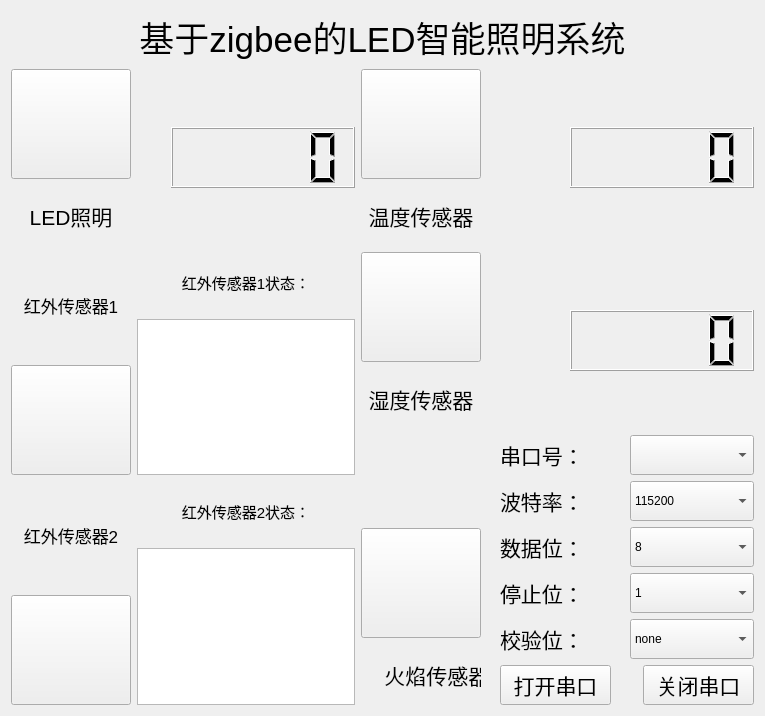
<?xml version="1.0" encoding="UTF-8"?>
<ui version="4.0">
 <class>Widget</class>
 <widget class="QWidget" name="Widget">
  <property name="geometry">
   <rect>
    <x>0</x>
    <y>0</y>
    <width>765</width>
    <height>682</height>
   </rect>
  </property>
  <property name="windowTitle">
   <string>Widget</string>
  </property>
  <layout class="QGridLayout" name="gridLayout_3">
   <item row="0" column="0">
    <widget class="QLabel" name="label">
     <property name="font">
      <font>
       <pointsize>26</pointsize>
      </font>
     </property>
     <property name="text">
      <string>基于zigbee的LED智能照明系统</string>
     </property>
     <property name="alignment">
      <set>Qt::AlignCenter</set>
     </property>
    </widget>
   </item>
   <item row="1" column="0">
    <layout class="QHBoxLayout" name="horizontalLayout_8">
     <item>
      <layout class="QVBoxLayout" name="verticalLayout_11">
       <item>
        <layout class="QHBoxLayout" name="horizontalLayout_6">
         <item>
          <layout class="QVBoxLayout" name="verticalLayout_3">
           <item>
            <widget class="QPushButton" name="pushButton_smoke">
             <property name="minimumSize">
              <size>
               <width>120</width>
               <height>110</height>
              </size>
             </property>
             <property name="styleSheet">
              <string notr="true">border-image: url(:/img/灯.png);</string>
             </property>
             <property name="text">
              <string/>
             </property>
            </widget>
           </item>
           <item>
            <widget class="QLabel" name="label_9">
             <property name="minimumSize">
              <size>
               <width>120</width>
               <height>61</height>
              </size>
             </property>
             <property name="font">
              <font>
               <pointsize>16</pointsize>
              </font>
             </property>
             <property name="text">
              <string>LED照明</string>
             </property>
             <property name="alignment">
              <set>Qt::AlignCenter</set>
             </property>
            </widget>
           </item>
          </layout>
         </item>
         <item>
          <spacer name="horizontalSpacer_3">
           <property name="orientation">
            <enum>Qt::Horizontal</enum>
           </property>
           <property name="sizeHint" stdset="0">
            <size>
             <width>13</width>
             <height>20</height>
            </size>
           </property>
          </spacer>
         </item>
         <item>
          <widget class="QLCDNumber" name="lcdNumber_smoke">
           <property name="minimumSize">
            <size>
             <width>184</width>
             <height>61</height>
            </size>
           </property>
           <property name="maximumSize">
            <size>
             <width>184</width>
             <height>61</height>
            </size>
           </property>
          </widget>
         </item>
        </layout>
       </item>
       <item>
        <spacer name="verticalSpacer_6">
         <property name="orientation">
          <enum>Qt::Vertical</enum>
         </property>
         <property name="sizeHint" stdset="0">
          <size>
           <width>20</width>
           <height>20</height>
          </size>
         </property>
        </spacer>
       </item>
       <item>
        <layout class="QVBoxLayout" name="verticalLayout_10">
         <item>
          <layout class="QHBoxLayout" name="horizontalLayout_2">
           <item>
            <layout class="QVBoxLayout" name="verticalLayout_2">
             <item>
              <widget class="QLabel" name="label_3">
               <property name="minimumSize">
                <size>
                 <width>120</width>
                 <height>61</height>
                </size>
               </property>
               <property name="font">
                <font>
                 <pointsize>13</pointsize>
                </font>
               </property>
               <property name="text">
                <string>红外传感器1</string>
               </property>
               <property name="alignment">
                <set>Qt::AlignCenter</set>
               </property>
              </widget>
             </item>
             <item>
              <widget class="QPushButton" name="pushButton_IR1">
               <property name="minimumSize">
                <size>
                 <width>120</width>
                 <height>110</height>
                </size>
               </property>
               <property name="styleSheet">
                <string notr="true">border-image: url(:/img/蓝人像.png);</string>
               </property>
               <property name="text">
                <string/>
               </property>
              </widget>
             </item>
            </layout>
           </item>
           <item>
            <layout class="QVBoxLayout" name="verticalLayout_7">
             <item>
              <widget class="QLabel" name="label_13">
               <property name="minimumSize">
                <size>
                 <width>120</width>
                 <height>61</height>
                </size>
               </property>
               <property name="font">
                <font>
                 <pointsize>11</pointsize>
                </font>
               </property>
               <property name="text">
                <string>红外传感器1状态：</string>
               </property>
               <property name="alignment">
                <set>Qt::AlignCenter</set>
               </property>
              </widget>
             </item>
             <item>
              <widget class="QTextEdit" name="textEdit_IR1">
               <property name="readOnly">
                <bool>true</bool>
               </property>
              </widget>
             </item>
            </layout>
           </item>
          </layout>
         </item>
         <item>
          <spacer name="verticalSpacer_5">
           <property name="orientation">
            <enum>Qt::Vertical</enum>
           </property>
           <property name="sizeHint" stdset="0">
            <size>
             <width>20</width>
             <height>13</height>
            </size>
           </property>
          </spacer>
         </item>
         <item>
          <layout class="QHBoxLayout" name="horizontalLayout_5">
           <item>
            <layout class="QVBoxLayout" name="verticalLayout">
             <item>
              <widget class="QLabel" name="label_2">
               <property name="minimumSize">
                <size>
                 <width>120</width>
                 <height>61</height>
                </size>
               </property>
               <property name="font">
                <font>
                 <pointsize>13</pointsize>
                </font>
               </property>
               <property name="text">
                <string>红外传感器2</string>
               </property>
               <property name="alignment">
                <set>Qt::AlignCenter</set>
               </property>
              </widget>
             </item>
             <item>
              <widget class="QPushButton" name="pushButton_IR2">
               <property name="minimumSize">
                <size>
                 <width>120</width>
                 <height>110</height>
                </size>
               </property>
               <property name="styleSheet">
                <string notr="true">border-image: url(:/img/蓝人像.png);</string>
               </property>
               <property name="text">
                <string/>
               </property>
              </widget>
             </item>
            </layout>
           </item>
           <item>
            <layout class="QVBoxLayout" name="verticalLayout_8">
             <item>
              <widget class="QLabel" name="label_14">
               <property name="minimumSize">
                <size>
                 <width>120</width>
                 <height>61</height>
                </size>
               </property>
               <property name="font">
                <font>
                 <pointsize>11</pointsize>
                </font>
               </property>
               <property name="text">
                <string>红外传感器2状态：</string>
               </property>
               <property name="alignment">
                <set>Qt::AlignCenter</set>
               </property>
              </widget>
             </item>
             <item>
              <widget class="QTextEdit" name="textEdit_IR2">
               <property name="readOnly">
                <bool>true</bool>
               </property>
              </widget>
             </item>
            </layout>
           </item>
          </layout>
         </item>
        </layout>
       </item>
      </layout>
     </item>
     <item>
      <layout class="QVBoxLayout" name="verticalLayout_12">
       <item>
        <layout class="QVBoxLayout" name="verticalLayout_9">
         <item>
          <layout class="QHBoxLayout" name="horizontalLayout_4">
           <item>
            <layout class="QVBoxLayout" name="verticalLayout_5">
             <item>
              <widget class="QPushButton" name="pushButton_temperature">
               <property name="minimumSize">
                <size>
                 <width>120</width>
                 <height>110</height>
                </size>
               </property>
               <property name="styleSheet">
                <string notr="true">border-image: url(:/img/温度计.png);</string>
               </property>
               <property name="text">
                <string/>
               </property>
              </widget>
             </item>
             <item>
              <widget class="QLabel" name="label_12">
               <property name="minimumSize">
                <size>
                 <width>120</width>
                 <height>61</height>
                </size>
               </property>
               <property name="font">
                <font>
                 <pointsize>16</pointsize>
                </font>
               </property>
               <property name="text">
                <string>温度传感器</string>
               </property>
               <property name="alignment">
                <set>Qt::AlignCenter</set>
               </property>
              </widget>
             </item>
            </layout>
           </item>
           <item>
            <spacer name="horizontalSpacer_9">
             <property name="orientation">
              <enum>Qt::Horizontal</enum>
             </property>
             <property name="sizeHint" stdset="0">
              <size>
               <width>13</width>
               <height>20</height>
              </size>
             </property>
            </spacer>
           </item>
           <item>
            <widget class="QLCDNumber" name="lcdNumber_temperature">
             <property name="minimumSize">
              <size>
               <width>184</width>
               <height>61</height>
              </size>
             </property>
             <property name="maximumSize">
              <size>
               <width>184</width>
               <height>61</height>
              </size>
             </property>
            </widget>
           </item>
          </layout>
         </item>
         <item>
          <layout class="QHBoxLayout" name="horizontalLayout_3">
           <item>
            <layout class="QVBoxLayout" name="verticalLayout_6">
             <item>
              <widget class="QPushButton" name="pushButton_humidity">
               <property name="minimumSize">
                <size>
                 <width>120</width>
                 <height>110</height>
                </size>
               </property>
               <property name="styleSheet">
                <string notr="true">border-image: url(:/img/温湿度传感器.png);</string>
               </property>
               <property name="text">
                <string/>
               </property>
              </widget>
             </item>
             <item>
              <widget class="QLabel" name="label_11">
               <property name="minimumSize">
                <size>
                 <width>120</width>
                 <height>61</height>
                </size>
               </property>
               <property name="font">
                <font>
                 <pointsize>16</pointsize>
                </font>
               </property>
               <property name="text">
                <string>湿度传感器</string>
               </property>
               <property name="alignment">
                <set>Qt::AlignCenter</set>
               </property>
              </widget>
             </item>
            </layout>
           </item>
           <item>
            <spacer name="horizontalSpacer_8">
             <property name="orientation">
              <enum>Qt::Horizontal</enum>
             </property>
             <property name="sizeHint" stdset="0">
              <size>
               <width>13</width>
               <height>20</height>
              </size>
             </property>
            </spacer>
           </item>
           <item>
            <widget class="QLCDNumber" name="lcdNumber_humidity">
             <property name="minimumSize">
              <size>
               <width>184</width>
               <height>61</height>
              </size>
             </property>
             <property name="maximumSize">
              <size>
               <width>184</width>
               <height>61</height>
              </size>
             </property>
            </widget>
           </item>
          </layout>
         </item>
        </layout>
       </item>
       <item>
        <layout class="QHBoxLayout" name="horizontalLayout_7">
         <item>
          <layout class="QVBoxLayout" name="verticalLayout_4">
           <item>
            <spacer name="verticalSpacer">
             <property name="orientation">
              <enum>Qt::Vertical</enum>
             </property>
             <property name="sizeHint" stdset="0">
              <size>
               <width>20</width>
               <height>40</height>
              </size>
             </property>
            </spacer>
           </item>
           <item>
            <widget class="QPushButton" name="pushButton_fire">
             <property name="minimumSize">
              <size>
               <width>120</width>
               <height>110</height>
              </size>
             </property>
             <property name="maximumSize">
              <size>
               <width>120</width>
               <height>110</height>
              </size>
             </property>
             <property name="styleSheet">
              <string notr="true">border-image: url(:/img/蓝火焰.png);</string>
             </property>
             <property name="text">
              <string/>
             </property>
            </widget>
           </item>
           <item>
            <widget class="QLabel" name="label_10">
             <property name="minimumSize">
              <size>
               <width>120</width>
               <height>61</height>
              </size>
             </property>
             <property name="font">
              <font>
               <pointsize>16</pointsize>
              </font>
             </property>
             <property name="text">
              <string>    火焰传感器</string>
             </property>
             <property name="alignment">
              <set>Qt::AlignLeading|Qt::AlignLeft|Qt::AlignVCenter</set>
             </property>
            </widget>
           </item>
          </layout>
         </item>
         <item>
          <spacer name="horizontalSpacer_2">
           <property name="orientation">
            <enum>Qt::Horizontal</enum>
           </property>
           <property name="sizeHint" stdset="0">
            <size>
             <width>28</width>
             <height>20</height>
            </size>
           </property>
          </spacer>
         </item>
         <item>
          <layout class="QGridLayout" name="gridLayout_2">
           <item row="2" column="0">
            <layout class="QHBoxLayout" name="horizontalLayout">
             <item>
              <widget class="QPushButton" name="openBt">
               <property name="minimumSize">
                <size>
                 <width>111</width>
                 <height>40</height>
                </size>
               </property>
               <property name="maximumSize">
                <size>
                 <width>111</width>
                 <height>40</height>
                </size>
               </property>
               <property name="font">
                <font>
                 <pointsize>16</pointsize>
                </font>
               </property>
               <property name="text">
                <string>打开串口</string>
               </property>
              </widget>
             </item>
             <item>
              <spacer name="horizontalSpacer">
               <property name="orientation">
                <enum>Qt::Horizontal</enum>
               </property>
               <property name="sizeHint" stdset="0">
                <size>
                 <width>40</width>
                 <height>20</height>
                </size>
               </property>
              </spacer>
             </item>
             <item>
              <widget class="QPushButton" name="closeBt">
               <property name="minimumSize">
                <size>
                 <width>111</width>
                 <height>40</height>
                </size>
               </property>
               <property name="maximumSize">
                <size>
                 <width>111</width>
                 <height>40</height>
                </size>
               </property>
               <property name="font">
                <font>
                 <pointsize>16</pointsize>
                </font>
               </property>
               <property name="text">
                <string>关闭串口</string>
               </property>
              </widget>
             </item>
            </layout>
           </item>
           <item row="1" column="0">
            <layout class="QGridLayout" name="gridLayout">
             <item row="0" column="0">
              <widget class="QLabel" name="label_4">
               <property name="font">
                <font>
                 <pointsize>16</pointsize>
                </font>
               </property>
               <property name="text">
                <string>串口号：</string>
               </property>
              </widget>
             </item>
             <item row="0" column="1">
              <widget class="QComboBox" name="serialCb">
               <property name="minimumSize">
                <size>
                 <width>0</width>
                 <height>40</height>
                </size>
               </property>
              </widget>
             </item>
             <item row="1" column="0">
              <widget class="QLabel" name="label_5">
               <property name="font">
                <font>
                 <pointsize>16</pointsize>
                </font>
               </property>
               <property name="text">
                <string>波特率：</string>
               </property>
              </widget>
             </item>
             <item row="1" column="1">
              <widget class="QComboBox" name="baundrateCb">
               <property name="minimumSize">
                <size>
                 <width>0</width>
                 <height>40</height>
                </size>
               </property>
               <item>
                <property name="text">
                 <string>115200</string>
                </property>
               </item>
              </widget>
             </item>
             <item row="2" column="0">
              <widget class="QLabel" name="label_7">
               <property name="font">
                <font>
                 <pointsize>16</pointsize>
                </font>
               </property>
               <property name="text">
                <string>数据位：</string>
               </property>
              </widget>
             </item>
             <item row="2" column="1">
              <widget class="QComboBox" name="dataCb">
               <property name="minimumSize">
                <size>
                 <width>0</width>
                 <height>40</height>
                </size>
               </property>
               <item>
                <property name="text">
                 <string>8</string>
                </property>
               </item>
              </widget>
             </item>
             <item row="3" column="0">
              <widget class="QLabel" name="label_6">
               <property name="font">
                <font>
                 <pointsize>16</pointsize>
                </font>
               </property>
               <property name="text">
                <string>停止位：</string>
               </property>
              </widget>
             </item>
             <item row="3" column="1">
              <widget class="QComboBox" name="stopCb">
               <property name="minimumSize">
                <size>
                 <width>0</width>
                 <height>40</height>
                </size>
               </property>
               <item>
                <property name="text">
                 <string>1</string>
                </property>
               </item>
              </widget>
             </item>
             <item row="4" column="0">
              <widget class="QLabel" name="label_8">
               <property name="font">
                <font>
                 <pointsize>16</pointsize>
                </font>
               </property>
               <property name="text">
                <string>校验位：</string>
               </property>
              </widget>
             </item>
             <item row="4" column="1">
              <widget class="QComboBox" name="checkCb">
               <property name="minimumSize">
                <size>
                 <width>0</width>
                 <height>40</height>
                </size>
               </property>
               <item>
                <property name="text">
                 <string>none</string>
                </property>
               </item>
              </widget>
             </item>
            </layout>
           </item>
          </layout>
         </item>
        </layout>
       </item>
      </layout>
     </item>
    </layout>
   </item>
  </layout>
 </widget>
 <layoutdefault spacing="6" margin="11"/>
 <resources/>
 <connections/>
</ui>
